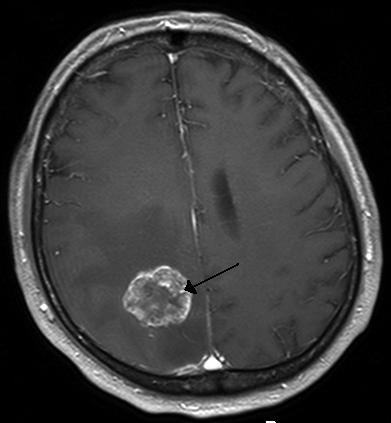
%> input picture image/brain_tumor.jpg, 391 x 423 px
$ octave laplacian_filter.m   (GNU Octave 9; MATLAB toolbox functions it lacks are replaced by stand-ins)
%> lines starting %> are read from the running program, lines starting %| are printed output that depends on the picture
image = imread('brain_tumor.jpg');
%> image is the input picture: size 423x391x3 uint8; min 0, max 255, mean 57.7
if size(image, 3) == 3
    image = rgb2gray(image);
%> image: size 423x391 uint8
end
figure;
subplot(1, 2, 1);
imshow(image);
title('Original Image');
laplacian_filter = [1 1 1 1 1;1 1 0 0 0; 1  -1  -1  1 1;-1 -1 -1 -1 -1;0 0 0 -1 -1]; % 5x5 Laplacian filter
pad_amount = floor(size(laplacian_filter,1)/2);
padded_image = padarray(image, [pad_amount, pad_amount]);
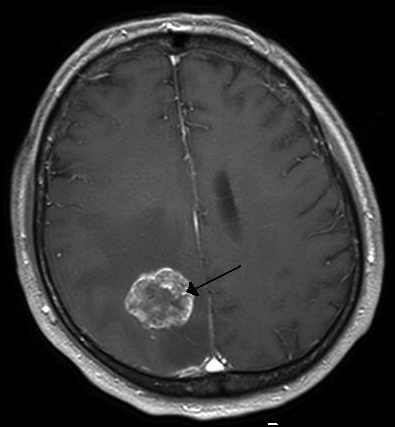
%> padded_image: size 427x395 uint8; min 0, max 255, mean 56.6
output_image = zeros(size(image));
for i = 1:size(image, 1)
    for j = 1:size(image, 2)

        neighborhood = double(padded_image(i:i+2*pad_amount, j:j+2*pad_amount));


        output_image(i, j) = sum(sum(neighborhood .* laplacian_filter));
    end
end
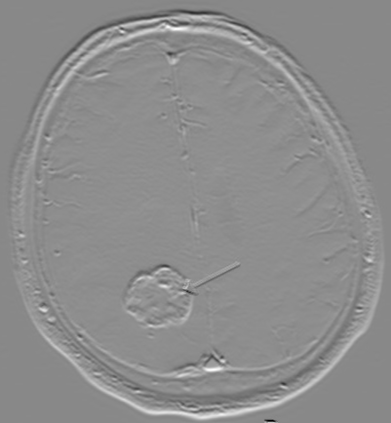
%> output_image: size 423x391 double; min -1750, max 1518, mean 57.5; drawn with min black and max white

subplot(1, 2, 2);
imshow(uint8(output_image));
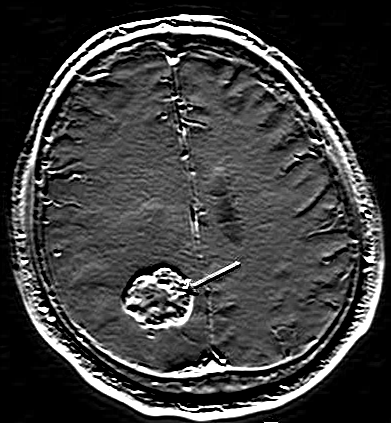
%> displayed picture: size 423x391, on the screen's scale of 0 to 255; min 0, max 255, mean 61.7
title('High-pass Filtered Image (Laplacian)');

$ run again, with image/balloons_noisy.png saved as image/brain_tumor.jpg
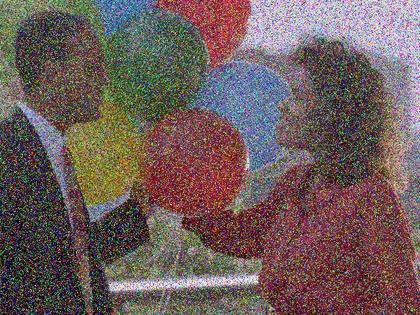
%> input picture image/balloons_noisy.png, 420 x 315 px, shrunk from 640 x 480 before the run
%> image is the input picture: size 315x420x3 uint8; mean R, G, B 109.1, 92.5, 90.1
%> image: size 315x420 uint8
%> after the loop `for i = 1:size(image, 1)`:
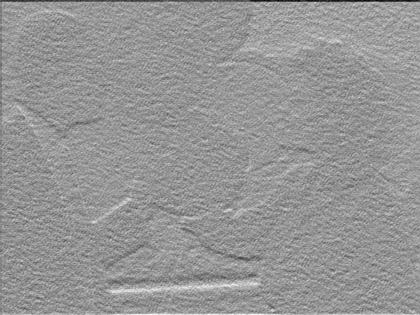
%> output_image: size 315x420 double; min -1405, max 1149, mean 96.8; drawn with min black and max white
%> `imshow(uint8(output_image));`:
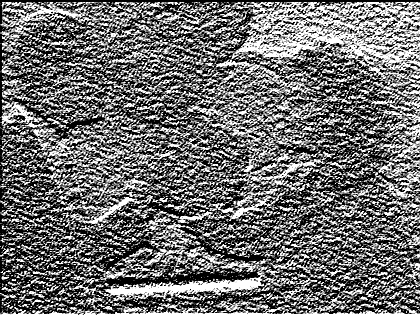
%> displayed picture: size 315x420, on the screen's scale of 0 to 255; min 0, max 255, mean 110.6

$ run again, with image/lung.png saved as image/brain_tumor.jpg
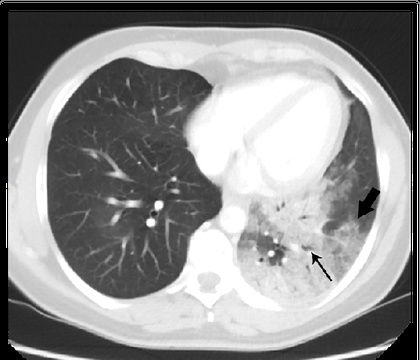
%> input picture image/lung.png, 420 x 360 px, shrunk from 744 x 638 before the run
%> image is the input picture: size 360x420x3 uint8; mean R, G, B 144.6, 144.7, 144.6
%> image: size 360x420 uint8
%> after the loop `for i = 1:size(image, 1)`:
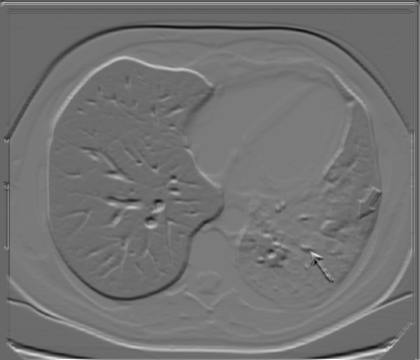
%> output_image: size 360x420 double; min -1380, max 1994, mean 144.2; drawn with min black and max white
%> `imshow(uint8(output_image));`:
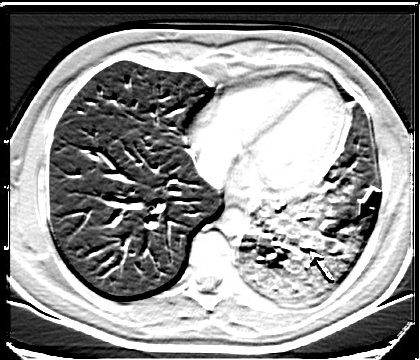
%> displayed picture: size 360x420, on the screen's scale of 0 to 255; min 0, max 255, mean 140.7
